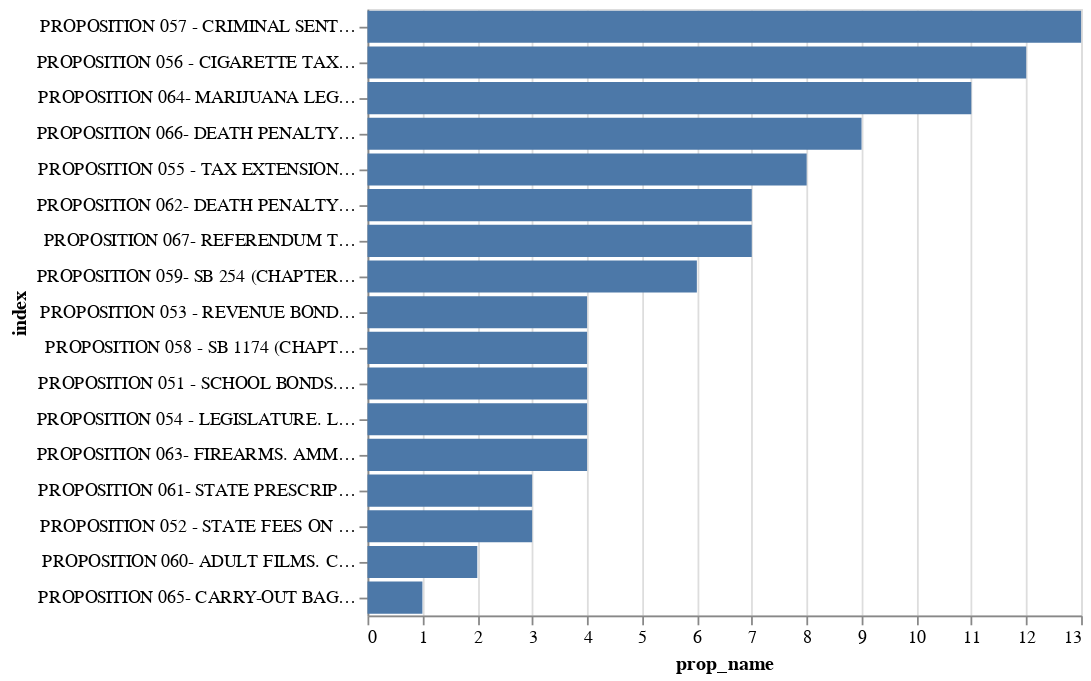

Notebook source saved alongside this figure:
### Markdown cell above
### Number of committees per proposition

### Code cell
alt.Chart(committees.prop_name.value_counts().reset_index()).mark_bar().encode(x="prop_name",y=alt.Y("index", sort='-x'))

### Figure 1 — Vega-Lite specification as saved in the notebook (floating-point values rounded to 4 significant figures)
{"config": {"view": {"continuousWidth": 400, "continuousHeight": 300}}, "data": {"name": "data-4e85a5a5cbfd099850c2d76d91b91a05"}, "mark": "bar", "encoding": {"x": {"type": "quantitative", "field": "prop_name"}, "y": {"type": "nominal", "field": "index", "sort": "-x"}}, "$schema": "https://vega.github.io/schema/vega-lite/v4.8.1.json", "datasets": {"data-4e85a5a5cbfd099850c2d76d91b91a05": [{"index": "PROPOSITION 057 - CRIMINAL SENTENCES. JUVENILE CRIMINAL PROCEEDINGS AND SENTENCING. INITIATIVE CONSTITUTIONAL AMENDMENT AND STATUTE.", "prop_name": 13}, {"index": "PROPOSITION 056 - CIGARETTE TAX TO FUND HEALTHCARE, TOBACCO USE PREVENTION, RESEARCH, AND LAW ENFORCEMENT. INITIATIVE CONSTITUTIONAL AMENDMENT AND STATUTE.", "prop_name": 12}, {"index": "PROPOSITION 064- MARIJUANA LEGALIZATION. INITIATIVE STATUTE.", "prop_name": 11}, {"index": "PROPOSITION 066- DEATH PENALTY. PROCEDURES. INITIATIVE STATUTE.", "prop_name": 9}, {"index": "PROPOSITION 055 - TAX EXTENSION TO FUND EDUCATION AND HEALTHCARE. INITIATIVE CONSTITUTIONAL AMENDMENT.", "prop_name": 8}, {"index": "PROPOSITION 062- DEATH PENALTY. INITIATIVE STATUTE.", "prop_name": 7}, {"index": "PROPOSITION 067- REFERENDUM TO OVERTURN BAN ON SINGLE-USE PLASTIC BAGS.", "prop_name": 7}, {"index": "PROPOSITION 059- SB 254 (CHAPTER 20, STATUTES OF 2016), ALLEN. CAMPAIGN FINANCE: VOTER INSTRUCTION", "prop_name": 6}, {"index": "PROPOSITION 053 - REVENUE BONDS. STATEWIDE VOTER APPROVAL. INITIATIVE CONSTITUTIONAL AMENDMENT.", "prop_name": 4}, {"index": "PROPOSITION 058 - SB 1174 (CHAPTER 753, STATUTES OF 2014), LARA. ENGLISH LANGUAGE EDUCATION", "prop_name": 4}, {"index": "PROPOSITION 051 - SCHOOL BONDS. FUNDING FOR K-12 SCHOOL AND COMMUNITY COLLEGE FACILITIES. INITIATIVE STATUTORY AMENDMENT.", "prop_name": 4}, {"index": "PROPOSITION 054 - LEGISLATURE. LEGISLATION AND PROCEEDINGS. INITIATIVE CONSTITUTIONAL AMENDMENT AND STATUTE.", "prop_name": 4}, {"index": "PROPOSITION 063- FIREARMS. AMMUNITION SALES. INTIATIVE STATUTE.", "prop_name": 4}, {"index": "PROPOSITION 061- STATE PRESCRIPTION DRUG PURCHASES. PRICING STANDARDS. INITIATIVE STATUTE.", "prop_name": 3}, {"index": "PROPOSITION 052 - STATE FEES ON HOSPITALS. FEDERAL MEDI-CAL MATCHING FUNDS. INITIATIVE STATUTORY AND CONSTITUTIONAL AMENDMENT.", "prop_name": 3}, {"index": "PROPOSITION 060- ADULT FILMS. CONDOMS. HEALTH REQUIREMENTS. INITIATIVE STATUTE.", "prop_name": 2}, {"index": "PROPOSITION 065- CARRY-OUT BAGS. CHARGES. INITIATIVE STATUTE.", "prop_name": 1}]}}
